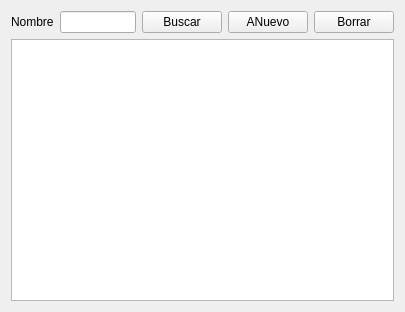
<?xml version="1.0" encoding="UTF-8"?>
<ui version="4.0">
 <class>Form</class>
 <widget class="QWidget" name="Form">
  <property name="geometry">
   <rect>
    <x>0</x>
    <y>0</y>
    <width>405</width>
    <height>312</height>
   </rect>
  </property>
  <property name="windowTitle">
   <string>Form</string>
  </property>
  <layout class="QVBoxLayout" name="verticalLayout">
   <item>
    <layout class="QHBoxLayout" name="horizontalLayout">
     <item>
      <widget class="QLabel" name="label">
       <property name="text">
        <string>Nombre</string>
       </property>
      </widget>
     </item>
     <item>
      <widget class="QLineEdit" name="eUName"/>
     </item>
     <item>
      <widget class="QPushButton" name="bUSearch">
       <property name="text">
        <string>Buscar</string>
       </property>
      </widget>
     </item>
     <item>
      <widget class="QPushButton" name="bUNew">
       <property name="text">
        <string>ANuevo</string>
       </property>
      </widget>
     </item>
     <item>
      <widget class="QPushButton" name="bUDelete">
       <property name="text">
        <string>Borrar</string>
       </property>
      </widget>
     </item>
    </layout>
   </item>
   <item>
    <widget class="QTableView" name="v_users">
     <property name="selectionMode">
      <enum>QAbstractItemView::SingleSelection</enum>
     </property>
     <property name="selectionBehavior">
      <enum>QAbstractItemView::SelectRows</enum>
     </property>
     <attribute name="horizontalHeaderCascadingSectionResizes">
      <bool>true</bool>
     </attribute>
     <attribute name="horizontalHeaderStretchLastSection">
      <bool>true</bool>
     </attribute>
     <attribute name="verticalHeaderVisible">
      <bool>false</bool>
     </attribute>
    </widget>
   </item>
  </layout>
 </widget>
 <tabstops>
  <tabstop>eUName</tabstop>
  <tabstop>bUSearch</tabstop>
  <tabstop>bUNew</tabstop>
  <tabstop>v_users</tabstop>
  <tabstop>bUDelete</tabstop>
 </tabstops>
 <resources/>
 <connections/>
</ui>
